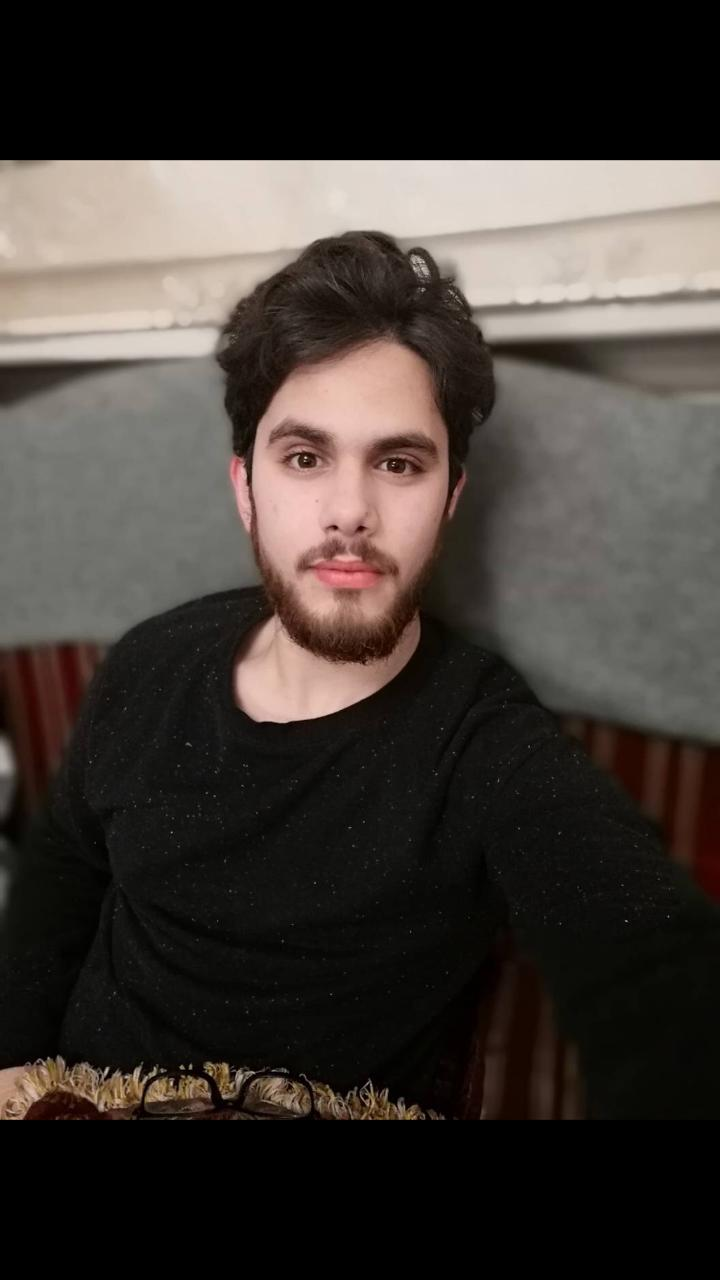
#> input picture test-data/test1.jpeg, 720 x 1280 px, given in place of test1.jpg, which was not available
$ jupyter execute --allow-errors OpenCV-Face-Recognition-Python.ipynb   (text cells are left out)
#> lines starting #> are read from the running program, lines starting #| are printed output that depends on the picture; pictures that were not available may be replaced by others from this repository, and a replacement may not be noted
[cell 1]
#import OpenCV module
import cv2
#import os module for reading training data directories and paths
import os
#import numpy to convert python lists to numpy arrays as
#it is needed by OpenCV face recognizers
import numpy as np

[cell 2]
#there is no label 0 in our training data so subject name for index/label 0 is empty
subjects = ["", "Ramiz Raja", "Elvis Presley"]

[cell 3]
#function to detect face using OpenCV
def detect_face(img):
    #convert the test image to gray image as opencv face detector expects gray images
    gray = cv2.cvtColor(img, cv2.COLOR_BGR2GRAY)

    #load OpenCV face detector, I am using LBP which is fast
    #there is also a more accurate but slow Haar classifier
    face_cascade = cv2.CascadeClassifier('opencv-files/lbpcascade_frontalface.xml')

    #let's detect multiscale (some images may be closer to camera than others) images
    #result is a list of faces
    faces = face_cascade.detectMultiScale(gray, scaleFactor=1.2, minNeighbors=5);

    #if no faces are detected then return original img
    if (len(faces) == 0):
        return None, None

    #under the assumption that there will be only one face,
    #extract the face area
    (x, y, w, h) = faces[0]

    #return only the face part of the image
    return gray[y:y+w, x:x+h], faces[0]

[cell 4]
#this function will read all persons' training images, detect face from each image
#and will return two lists of exactly same size, one list
# of faces and another list of labels for each face
def prepare_training_data(data_folder_path):

    #------STEP-1--------
    #get the directories (one directory for each subject) in data folder
    dirs = os.listdir(data_folder_path)

    #list to hold all subject faces
    faces = []
    #list to hold labels for all subjects
    labels = []

    #let's go through each directory and read images within it
    for dir_name in dirs:

        #our subject directories start with letter 's' so
        #ignore any non-relevant directories if any
        if not dir_name.startswith("s"):
            continue;

        #------STEP-2--------
        #extract label number of subject from dir_name
        #format of dir name = slabel
        #, so removing letter 's' from dir_name will give us label
        label = int(dir_name.replace("s", ""))

        #build path of directory containin images for current subject subject
        #sample subject_dir_path = "training-data/s1"
        subject_dir_path = data_folder_path + "/" + dir_name

        #get the images names that are inside the given subject directory
        subject_images_names = os.listdir(subject_dir_path)

        #------STEP-3--------
        #go through each image name, read image,
        #detect face and add face to list of faces
        for image_name in subject_images_names:

            #ignore system files like .DS_Store
            if image_name.startswith("."):
                continue;

            #build image path
            #sample image path = training-data/s1/1.pgm
            image_path = subject_dir_path + "/" + image_name

            #read image
            image = cv2.imread(image_path)

            #display an image window to show the image
            cv2.imshow("Training on image...", image)
            cv2.waitKey(100)

            #detect face
            face, rect = detect_face(image)

            #------STEP-4--------
            #for the purpose of this tutorial
            #we will ignore faces that are not detected
            if face is not None:
                #add face to list of faces
                faces.append(face)
                #add label for this face
                labels.append(label)

    cv2.destroyAllWindows()
    cv2.waitKey(1)
    cv2.destroyAllWindows()

    return faces, labels

[cell 5]
#let's first prepare our training data
#data will be in two lists of same size
#one list will contain all the faces
#and other list will contain respective labels for each face
print("Preparing data...")
#> (the rest of this cell did not finish here and is left out)

#> (a cell that did not finish here is left out)

#> (a cell that did not finish here is left out)

[cell 8]
#function to draw rectangle on image
#according to given (x, y) coordinates and
#given width and heigh
def draw_rectangle(img, rect):
    (x, y, w, h) = rect
    cv2.rectangle(img, (x, y), (x+w, y+h), (0, 255, 0), 2)

#function to draw text on give image starting from
#passed (x, y) coordinates.
def draw_text(img, text, x, y):
    cv2.putText(img, text, (x, y), cv2.FONT_HERSHEY_PLAIN, 1.5, (0, 255, 0), 2)

[cell 9]
#this function recognizes the person in image passed
#and draws a rectangle around detected face with name of the
#subject
def predict(test_img):
    #make a copy of the image as we don't want to chang original image
    img = test_img.copy()
    #detect face from the image
    face, rect = detect_face(img)

    #predict the image using our face recognizer
    label= face_recognizer.predict(face)
    #get name of respective label returned by face recognizer
    label_text = subjects[label]

    #draw a rectangle around face detected
    draw_rectangle(img, rect)
    #draw name of predicted person
    draw_text(img, label_text, rect[0], rect[1]-5)

    return img

[cell 10]
print("Predicting images...")

#load test images
test_img1 = cv2.imread("test-data/test1.jpg")
#> test_img1 is the input picture: shape (1280, 720, 3); mean B, G, R 53.6, 58.4, 65.2
test_img2 = cv2.imread("test-data/test2.jpg")
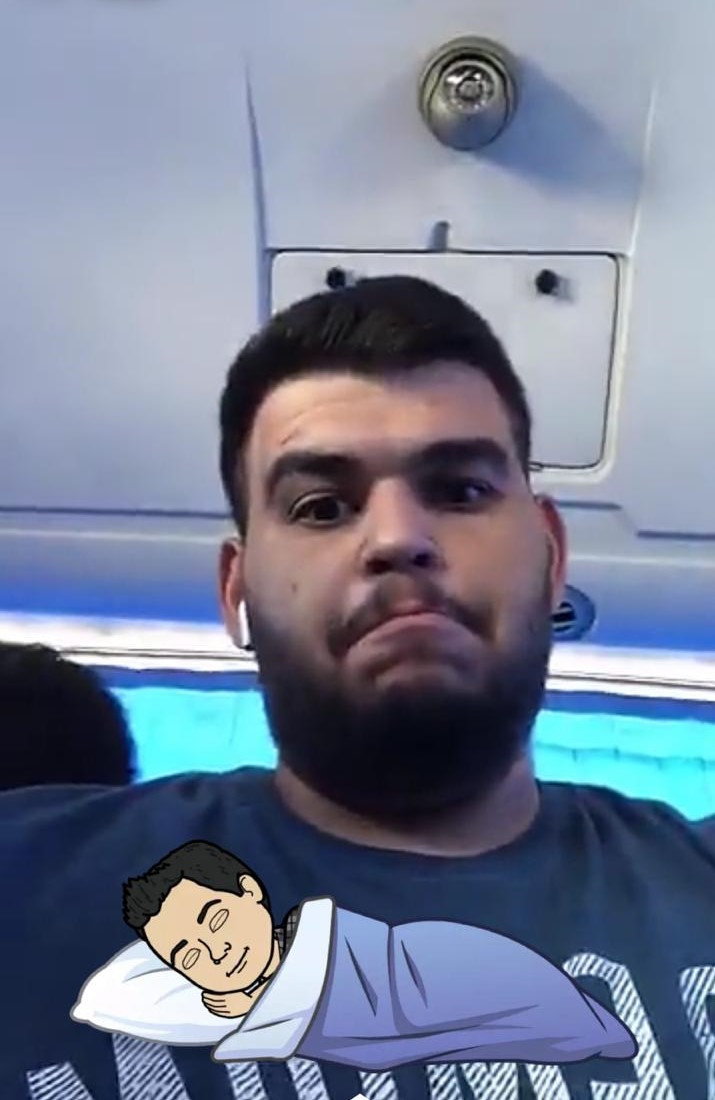
#> input picture test-data/test2.jpeg, 715 x 1100 px, given in place of test2.jpg, which was not available
#> test_img2 is the input picture: shape (1100, 715, 3); mean B, G, R 148.9, 127.7, 117.9

#perform a prediction
#> (the rest of this cell did not finish here and is left out)

#> in detect_face, `gray = cv2.cvtColor(img, cv2.COLOR_BGR2GRAY)`:
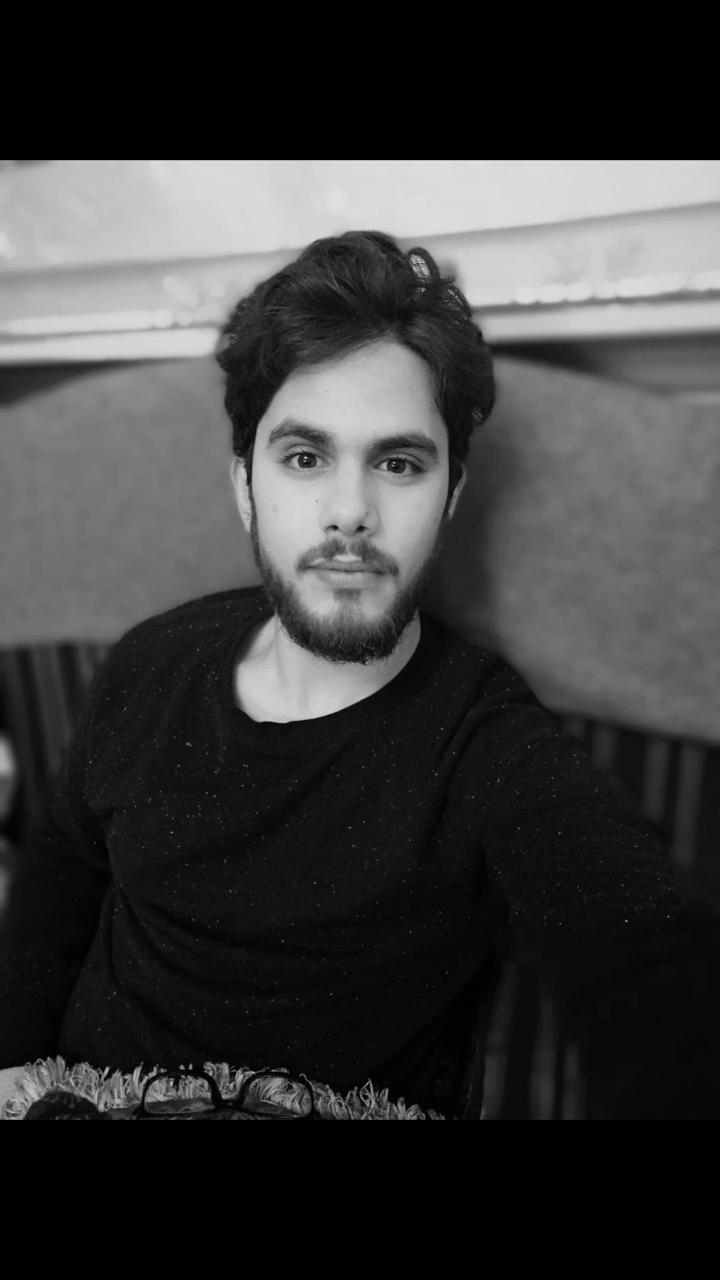
#> gray: shape (1280, 720); min 0, max 225, mean 59.9
#> in detect_face, `faces = face_cascade.detectMultiScale(gray, scaleFactor=1.2, minNeighb..`: faces = [[214, 360, 270, 270]]
#> in detect_face, `(x, y, w, h) = faces[0]`: x = 214; y = 360; w = 270
#> in predict, `face, rect = detect_face(img)`:
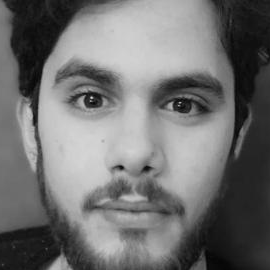
#> face: shape (270, 270); min 4, max 213, mean 112.9
#> in predict, `face, rect = detect_face(img)`: rect = [214, 360, 270, 270]
predicted_img2 = predict(test_img2)
print("Prediction complete")

#display both images
cv2.imshow(subjects[1], predicted_img1)
cv2.imshow(subjects[2], predicted_img2)
cv2.waitKey(0)
cv2.destroyAllWindows()
